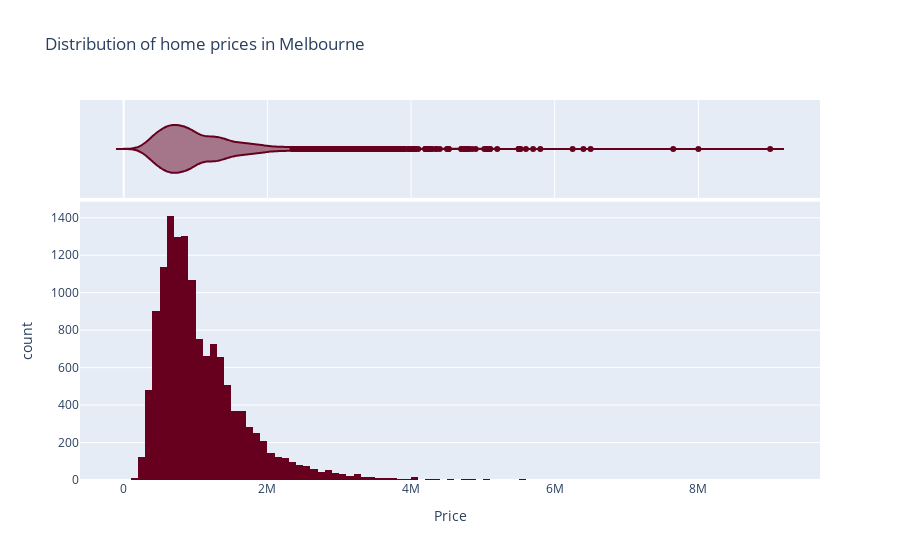

Source (notebook cell):
### Code cell
price = mbl.Price

fig = px.histogram(price, nbins=100, labels={'value': 'Price', 'count': 'number of houses'},
                   marginal='violin', title='Distribution of home prices in Melbourne',
                   color_discrete_sequence=px.colors.sequential.RdBu)

fig.update_layout(showlegend=False)

fig.show()

### Figure 1 — Plotly figure (JSON) as saved in the notebook; plotly's stock layout.template omitted (floating-point values rounded to 4 significant figures; data arrays with more than 128 entries replaced by an {"elided": "..."} marker saying what was removed)
{"data": [{"alignmentgroup": "True", "bingroup": "x", "hovertemplate": "variable=Price<br>Price=%{x}<br>count=%{y}<extra></extra>", "legendgroup": "Price", "marker": {"color": "rgb(103,0,31)"}, "name": "Price", "nbinsx": 100, "offsetgroup": "Price", "orientation": "v", "showlegend": true, "type": "histogram", "x": {"elided": "13580 int values"}, "xaxis": "x", "yaxis": "y"}, {"alignmentgroup": "True", "hovertemplate": "variable=Price<br>Price=%{x}<extra></extra>", "legendgroup": "Price", "marker": {"color": "rgb(103,0,31)"}, "name": "Price", "offsetgroup": "Price", "scalegroup": "x", "showlegend": false, "type": "violin", "x": {"elided": "13580 int values"}, "xaxis": "x2", "yaxis": "y2"}], "layout": {"barmode": "relative", "legend": {"title": {"text": "variable"}, "tracegroupgap": 0}, "showlegend": false, "title": {"text": "Distribution of home prices in Melbourne"}, "xaxis": {"anchor": "y", "domain": [0, 1], "title": {"text": "Price"}}, "xaxis2": {"anchor": "y2", "domain": [0, 1], "matches": "x", "showgrid": true, "showticklabels": false}, "yaxis": {"anchor": "x", "domain": [0, 0.7326], "title": {"text": "count"}}, "yaxis2": {"anchor": "x2", "domain": [0.7426, 1], "matches": "y2", "showgrid": false, "showline": false, "showticklabels": false, "ticks": ""}}}
